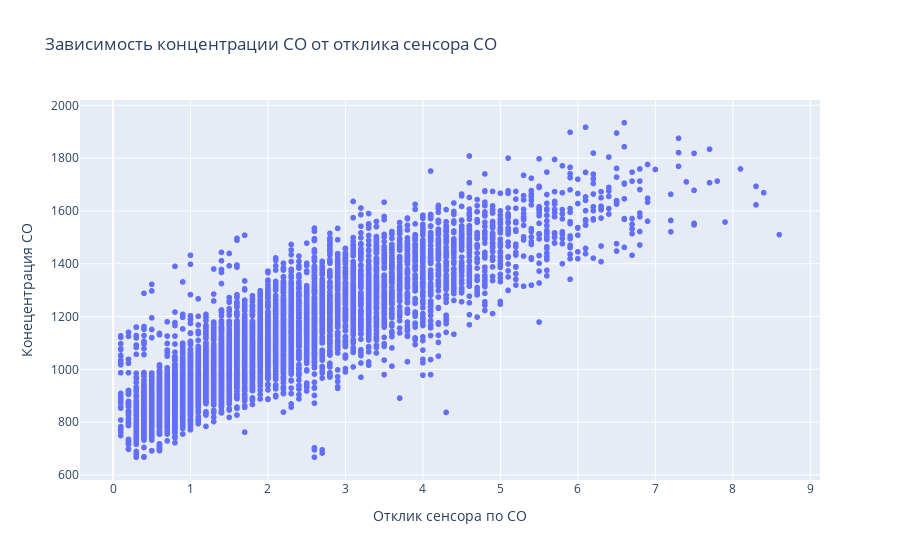

The notebook cell this image was saved under:
### Markdown cell above
### Концентрация вещества и отклик сенсора

### Code cell
# конецентрация CO и отклик сенсора по CO
fig = px.scatter(
    df,  
    x="CO(GT)", y="PT08.S1(CO)",  
    title="Зависимость концентрации CO от отклика сенсора CO",
)

fig.update_layout(
    xaxis_title="Отклик сенсора по CO",
    yaxis_title="Конецентрация CO"
)

fig.show()

### Figure 1 — Plotly figure (JSON) as saved in the notebook; plotly's stock layout.template omitted (floating-point values rounded to 4 significant figures; data arrays with more than 128 entries replaced by an {"elided": "..."} marker saying what was removed)
{"data": [{"hovertemplate": "CO(GT)=%{x}<br>PT08.S1(CO)=%{y}<extra></extra>", "legendgroup": "", "marker": {"color": "#636efa", "symbol": "circle"}, "mode": "markers", "name": "", "showlegend": false, "type": "scattergl", "x": {"elided": "6800 float values"}, "xaxis": "x", "y": {"elided": "6800 int values"}, "yaxis": "y"}], "layout": {"legend": {"tracegroupgap": 0}, "title": {"text": "Зависимость концентрации CO от отклика сенсора CO"}, "xaxis": {"anchor": "y", "domain": [0, 1], "title": {"text": "Отклик сенсора по CO"}}, "yaxis": {"anchor": "x", "domain": [0, 1], "title": {"text": "Конецентрация CO"}}}}
